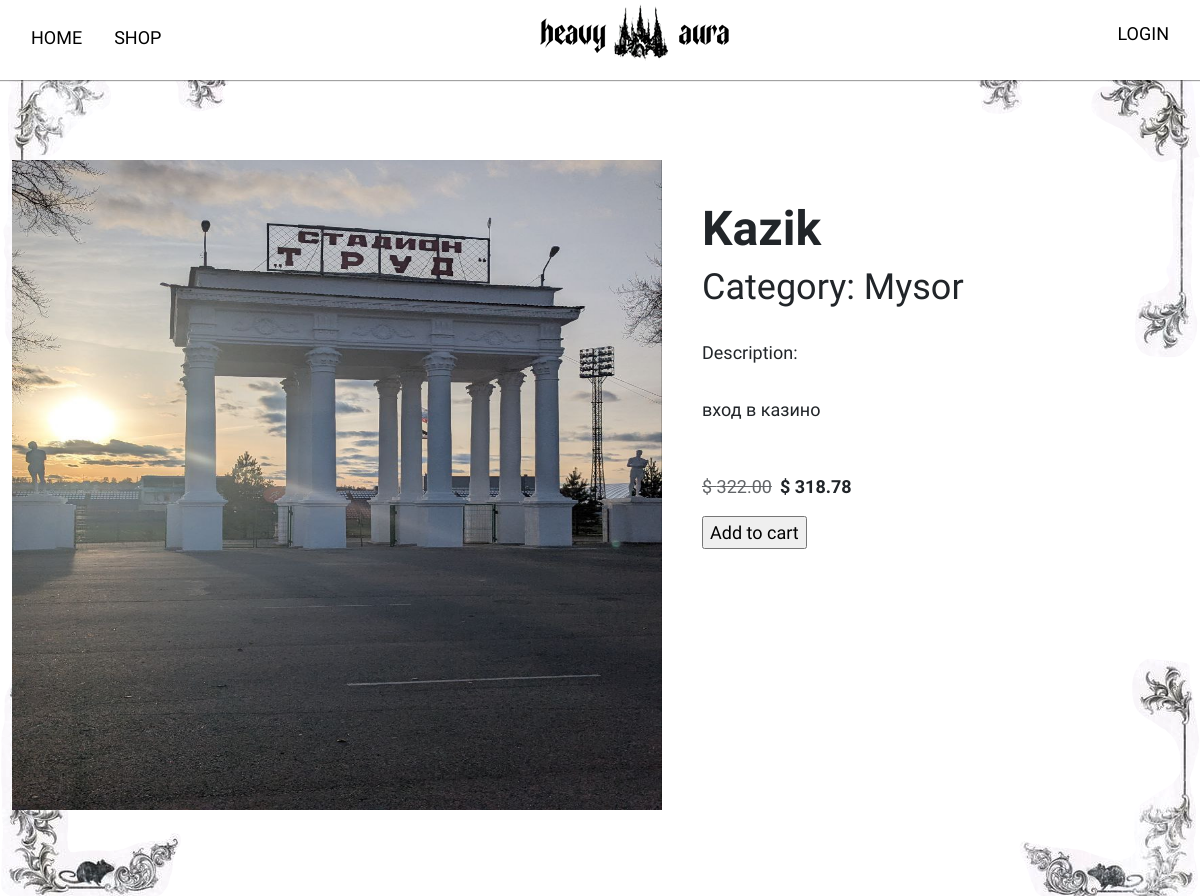
The page /shop/kazik/ on the database its author committed.
### main/models.py (models this page shows, shortened)
class Product(models.Model):
    category = models.ForeignKey(Category,
                                 related_name='products',
                                 on_delete=models.CASCADE)
    name = models.CharField(max_length=50)
    slug = models.SlugField(max_length=50)
    image = models.ImageField(upload_to='products/%Y/%m/%d',
                              blank=True)
    description = models.TextField(blank=True)
    price = models.DecimalField(max_digits=10,
                                decimal_places=2)
    available = models.BooleanField(default=True)
    created = models.DateTimeField(auto_now_add=True)
    updated = models.DateTimeField(auto_now=True)
    discount = models.DecimalField(default=0.00, max_digits=4,
                                   decimal_places=2)
    class Meta:
        ordering = ['name']
        indexes = [
            models.Index(fields=['id', 'slug']),
            models.Index(fields=['name']),
            models.Index(fields=['-created']),
        ]
    def sell_price(self):
        if self.discount:
            return round(self.price - self.price * self.discount / 100, 2)
        return self.price

class Category(models.Model):
    name = models.CharField(max_length=20,
                            unique=True)
    slug = models.SlugField(max_length=20,
                            unique=True)
    class Meta:
        ordering = ['name']
        indexes = [models.Index(fields=['name'])]
        verbose_name = 'category'
        verbose_name_plural = 'categories'
    def __str__(self):
        return self.name

### main/views.py (the view)
# urls.py: path('shop/<slug:slug>/', views.product_detail,
def product_detail(request, slug):
    product = get_object_or_404(Product,
                                slug=slug,
                                available=True)
    return render(request,
                  'main/product/detail.html',
                  {'product': product})

### main/templates/main/product/detail.html (shortened to what this page needs)
{% extends "main/base.html" %}
{% load static %}
{% block content %}
    <div class="detail-product d-flex">
        <div class="detail-img">
            <img src="{% if product.image %}{{ product.image.url }}{% else %}{% static 'img/noimage.jpg' %}{% endif %}" alt="" class="detail-image">
        </div>
        <div class="detail-description">
            <h2>{{ product.name }}</h2>
            <h3>Category: {{ product.category }}</h3>
            <p>Description: {{ product.description|linebreaks }}</p>
            {% if product.discount %}
                <div class="cart-discount d-flex gap-2">
                    <p class="line">$ {{ product.price }}</p>
                    <p>$ {{ product.sell_price }}</p>
                </div>
            {% else %}
                <p class="price">$ {{ product.price }}</p>
            {% endif %}
            <form action="{% url "cart:cart_add" product.id %}" class="qform" method="post">
                <input type="submit" class="add-to-cart-btn" value="Add to cart">
            </form>
        </div>
    </div>
{% endblock content %}

### main/static/css/base.css (style rules this page uses)
:root { --box-shadow: 0px 1px 1px rgba(0, 0, 0, 0.363); }
body { font-family: "Carrois Gothic SC", sans-serif; font-size: 18px; padding: 0; margin: 0; overflow-x: hidden; }
h2 { font-size: 48px; font-weight: 600; }
h3 { font-size: 36px; }
.detail-image { width: 650px; height: 650px; }
.detail-product { margin-top: 80px; }
.detail-description { margin-left: 40px; margin-top: 40px; }
.detail-description p { margin-top: 30px; max-width: 700px; }
.cart-discount { margin-top: -10px; font-weight: 600; }
.line { opacity: 0.7; text-decoration: line-through; font-weight: 300; }

### rows shown on the page
Product: image (picture), name "Kazik", category "Mysor", description "вход в казино", price "322.00", sell_price "318.78"
